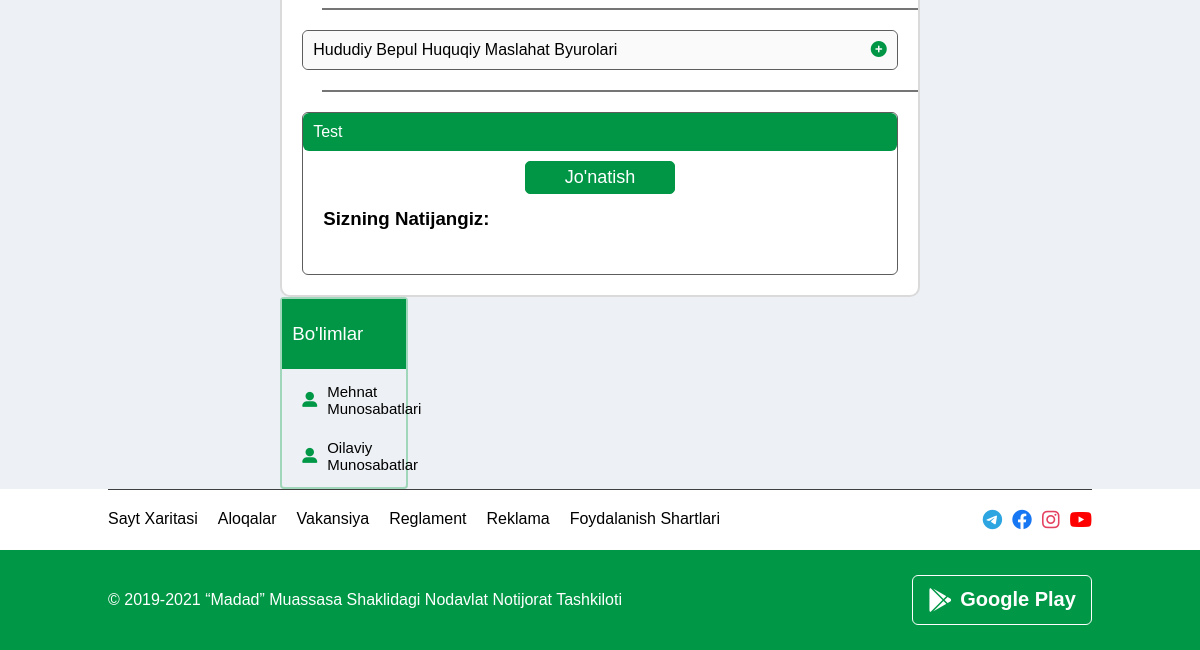
/qabul/ (lower part), run on an earlier commit of the app's database.
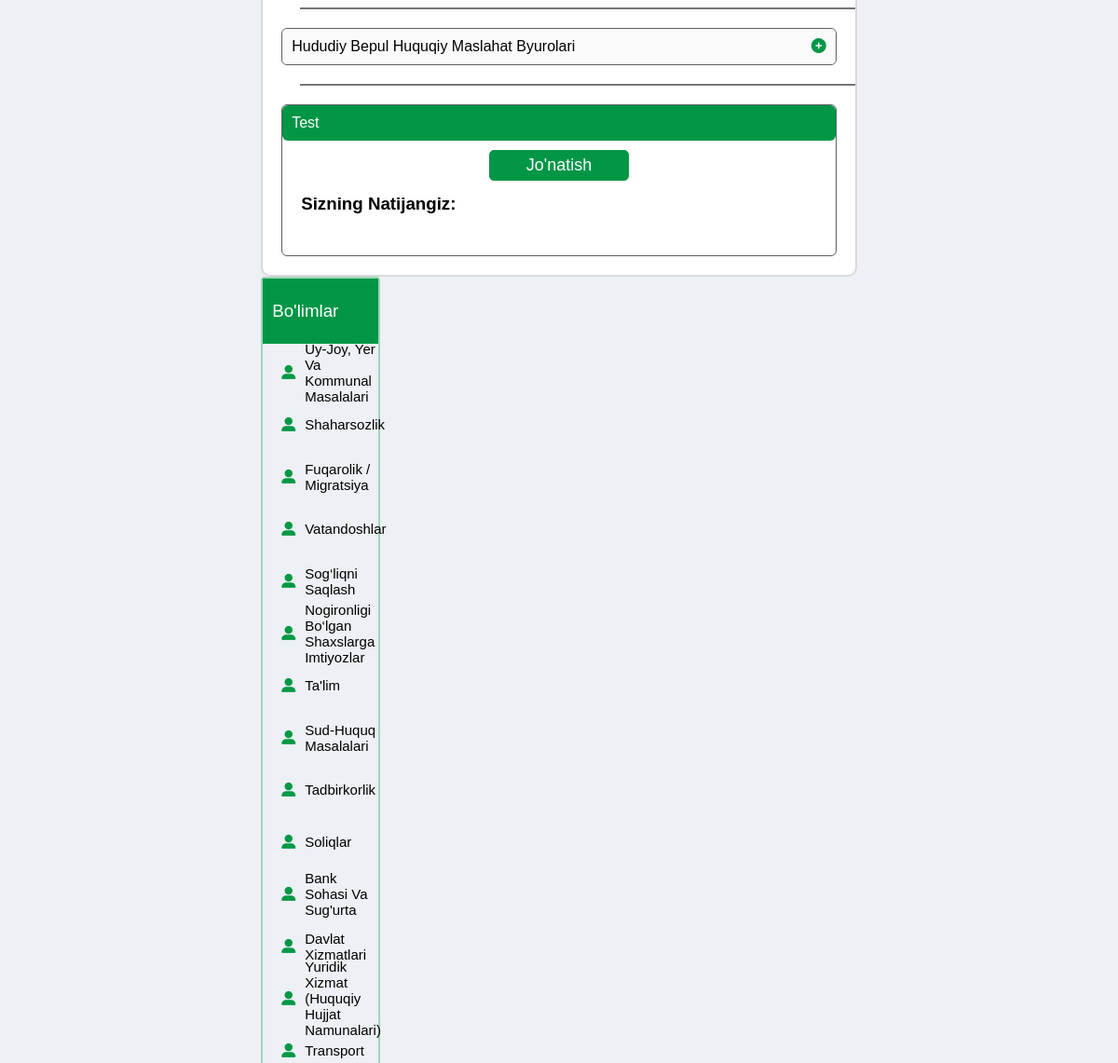
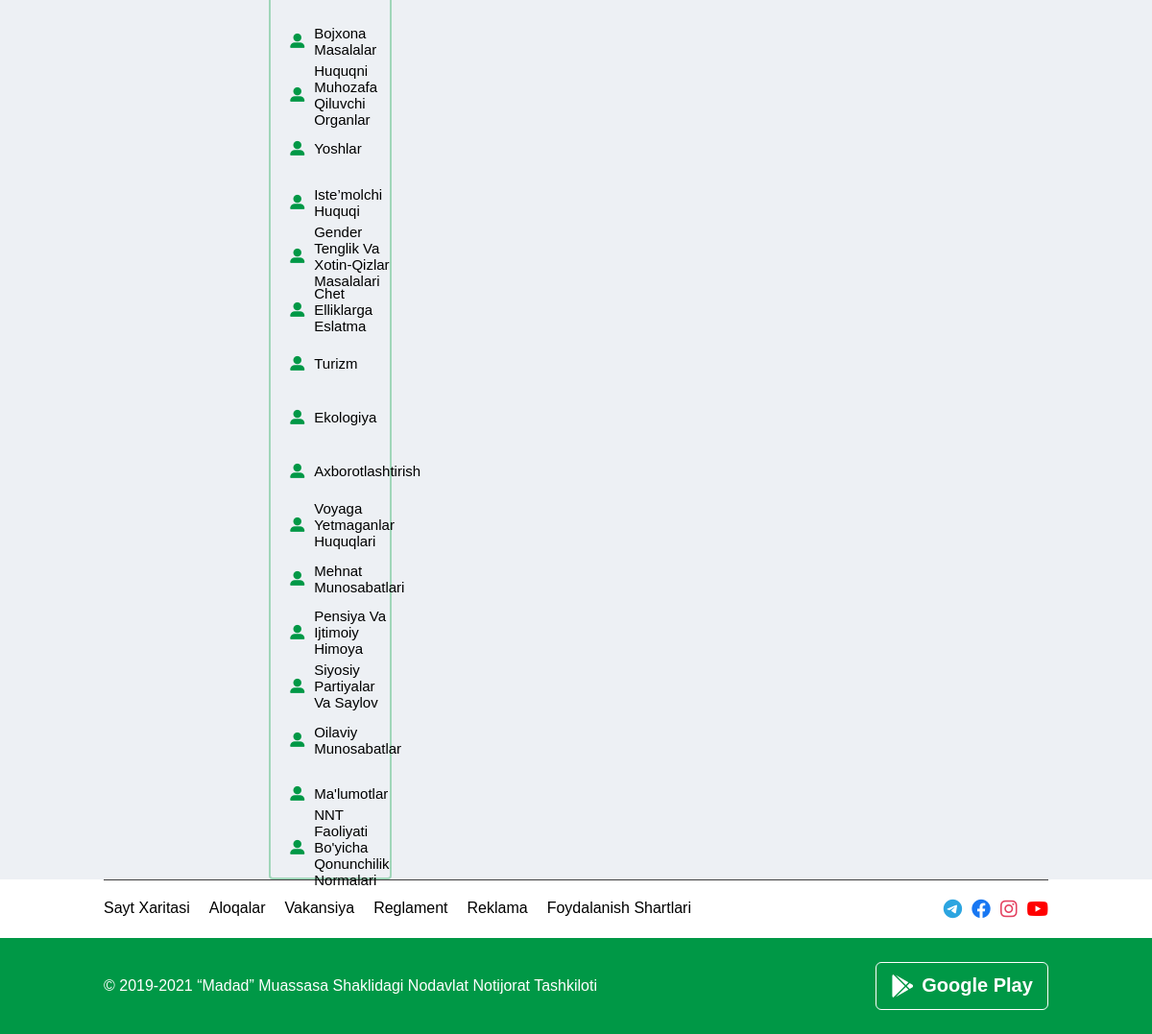
And on a later commit of the database (2 pictures, top to bottom).
### qonun/models.py (models this page shows, shortened)
class Bolim(models.Model):
    nom = models.CharField(max_length=100)
    rasm = models.FileField(blank=True)

### qonun/views.py (the view)
# urls.py: path('qabul/', Qabul.as_view()),
class Qabul(View):
    def get(self, request):
        data = {
            'bolimlar': Bolim.objects.all(),
        }
        return render(request, 'qabul.html', data)

### Template/qabul.html (shortened to what this page needs)
<!DOCTYPE html>
<html>
{% load static %}
  <head>
    <link rel="stylesheet" type="text/css" media="screen" href="{% static 'css/main.css' %}" />
    <link
      rel="stylesheet"
      href="https://cdnjs.cloudflare.com/ajax/libs/font-awesome/6.1.1/css/all.min.css"
    />
  </head>
  <body>
    <div class="container">
      <section class="condition">
        <div class="left">
          <div class="left-info">
            <hr />
            <div class="accardion">
              <div class="accardion-title">
                Hududiy bepul huquqiy maslahat byurolari
                <i class="fa-solid fa-circle-plus plus"></i>
              </div>
            </div>
            <hr>
            <div class="accardion">
              <div class="open-accardion-title">
                Test
              </div>
              <div class="open-accardion-info">
                <ol>
                  <form method="post" action="/natija/{{dars.id}}/">{% csrf_token %}
                    <button class="btn4" type="submit">Jo'natish</button>
                    <h3>Sizning natijangiz: </h3>
                    </form>
                </ol>
              </div>
            </div>
        </div>
        <div class="right">
          <h3>Bo'limlar</h3>
          {% for i in bolimlar %}
          <a href="/mehnat-m/" class="card">
            <i class="fa-solid fa-user-large"></i>{{i.nom}}
          </a>
          {% endfor %}
        </div>
      </section>
      <section class="footer">
        <div class="footer-nav">
          <ul>
            <li>Sayt xaritasi</li>
            <li>Aloqalar</li>
            <li>Vakansiya</li>
            <li>Reglament</li>
            <li>Reklama</li>
            <li>Foydalanish shartlari</li>
          </ul>
          <div class="social">
            <i class="fa-brands fa-telegram"></i>
            <i class="fa-brands fa-facebook"></i>
            <i class="fa-brands fa-instagram"></i>
            <i class="fa-brands fa-youtube"></i>
          </div>
        </div>
      </section>
      <section class="about-me">
        <div>
          © 2019-2021 “Madad” muassasa shaklidagi nodavlat notijorat tashkiloti
        </div>
        <div>
          <i class="fa-brands fa-google-play"></i>
          <b>Google Play</b>
        </div>
      </section>
    </div>
  </body>
</html>

### Static/css/main.css (style rules this page uses)
* { font-family: "Nunito", sans-serif; margin: 0; padding: 0; box-sizing: border-box; text-decoration: none; outline: 0; border: none; text-transform: capitalize; transition: all 0.2s linear; }
.container { max-width: 1700px !important; width: 100% !important; margin: 0 auto; position: relative; }
.container section { padding: 0px 9%; }
.footer-nav { display: flex; justify-content: space-between; padding-top: 20px !important; padding-bottom: 20px !important; border-top: 1px solid rgb(63, 63, 63); }
.footer-nav ul { display: flex; flex-wrap: wrap; list-style-type: none; }
.footer-nav ul li { margin-right: 20px; }
.footer-nav .social { font-size: 20px; display: flex; gap: 10px; }
.footer-nav .social i { transition: all 0.4s ease; }
.footer-nav .social i:nth-child(1) { color: rgb(44, 165, 224); }
.footer-nav .social i:nth-child(2) { color: rgb(24, 119, 242); }
.footer-nav .social i:nth-child(3) { color: rgb(228, 64, 95); }
.footer-nav .social i:nth-child(4) { color: rgb(255, 0, 0); }
.about-me { padding-top: 25px !important; padding-bottom: 25px !important; background-color: rgb(0, 152, 70); color: white; display: flex; flex-wrap: wrap; justify-content: space-between; align-items: center; }
.about-me div:nth-child(2) { width: 180px; height: 50px; border: 1px solid white; border-radius: 6px; transition: all 0.5s ease; display: flex; align-items: center; justify-content: center; font-size: 20px; }
.about-me div:nth-child(2) i { font-size: 24px; margin-right: 8px; }
.accardion-title { padding: 10px; border-radius: 6px; background-color: rgb(250, 250, 250); position: relative; padding-right: 24px; }
.open-accardion-title { padding: 10px; border-radius: 6px; background-color: rgb(250, 250, 250); position: relative; padding-right: 24px; background-color: rgb(0, 150, 70); color: white; }
.accardion-title i { position: absolute; right: 10px; top: 10px; color: rgb(0, 150, 70); }
.accardion { border-radius: 6px; border: 1px solid rgb(94, 92, 92); margin-top: 20px; cursor: pointer; }
.open-accardion-info { height: 0px; overflow: hidden; transition: 0.5s ease; height: auto; padding-bottom: 20px; }
.open-accardion-info ol { padding: 10px 20px; }
.condition { width: 100%; display: flex; background-color: rgb(237, 240, 244); padding: 20px 40px; display: flex; justify-content: space-evenly; }
.condition .left { width: 65%; }
.condition .left h3 { line-height: 50px; }
.condition .left-info { width: 100%; background-color: white; border: 2px solid rgb(218, 218, 218); border-radius: 10px; padding: 20px; }
.condition .right { border: 2px solid rgb(160, 214, 185); width: 20%; border-radius: 4px; height: fit-content; }
.condition .right h3 { background-color: rgb(0, 150, 70); color: white; padding: 10px 10px; font-weight: 100; }
.condition .right .card { display: flex; align-items: center; height: 50px; margin: 6px 0px; padding-left: 10px; font-size: 15px; color: black; }
.condition .right .card i { margin: 0px 10px; color: rgb(0, 152, 70); }
.left-info hr { width: 100%; border: 0.5px solid rgb(117, 117, 117); margin: 20px; }
.left-info ol { text-transform: none; }
.btn4 { width: 150px; padding: 5px 10px; margin: 0 auto !important; border: 1px solid rgb(0, 150, 70); display: flex; justify-content: center; align-items: center; border-radius: 5px; background-color: rgb(0, 150, 70); color: white; font-size: 18px; transition: all 0.5s ease; }

What changed in the data, as far as the page shows it:
added Bolim: nom "Uy-Joy, Yer Va Kommunal Masalalari"
added Bolim: nom "Shaharsozlik"
added Bolim: nom "Fuqarolik / Migratsiya"
added Bolim: nom "Vatandoshlar"
added Bolim: nom "Sog‘liqni Saqlash"
added Bolim: nom "Nogironligi Bo‘lgan Shaxslarga Imtiyozlar"
added Bolim: nom "Ta'lim"
added Bolim: nom "Sud-Huquq Masalalari"
added Bolim: nom "Tadbirkorlik"
added Bolim: nom "Soliqlar"
added Bolim: nom "Bank Sohasi Va Sug'urta"
added Bolim: nom "Davlat Xizmatlari"
added Bolim: nom "Yuridik Xizmat (Huquqiy Hujjat Namunalari)"
added Bolim: nom "Transport"
added Bolim: nom "Bojxona Masalalar"
added Bolim: nom "Huquqni Muhozafa Qiluvchi Organlar"
added Bolim: nom "Yoshlar"
added Bolim: nom "Iste’molchi Huquqi"
added Bolim: nom "Gender Tenglik Va Xotin-Qizlar Masalalari"
added Bolim: nom "Chet Elliklarga Eslatma"
added Bolim: nom "Turizm"
added Bolim: nom "Ekologiya"
added Bolim: nom "Axborotlashtirish"
added Bolim: nom "Voyaga Yetmaganlar Huquqlari"
added Bolim: nom "Pensiya Va Ijtimoiy Himoya"
added Bolim: nom "Siyosiy Partiyalar Va Saylov"
added Bolim: nom "Ma'lumotlar"
added Bolim: nom "NNT Faoliyati Bo'yicha Qonunchilik Normalari"
